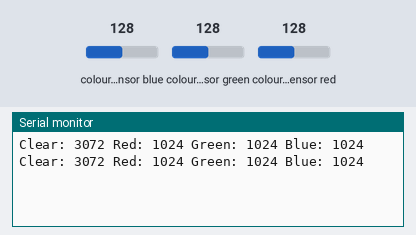
Bench run of a sketch on a simulated ESP32. Parts: the last lines printed to the serial monitor. Wiring (inferred from the names in the program): TCS34725 colour sensor at I2C address 0x29. Inputs (shaded band) come from the test bench; at power-on: colour sensor blue 128, colour sensor green 128, colour sensor red 128.

Above: at 1.2 s.
1.3 s: colour sensor blue set to 5
At 2.6 s:
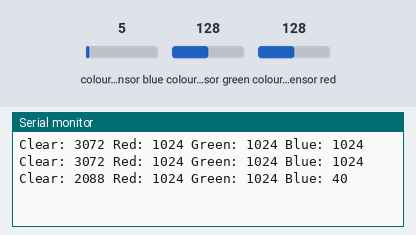
2.8 s: colour sensor green set to 5
At 3.8 s:
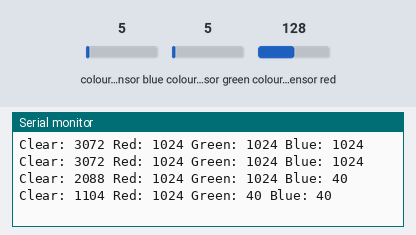
4.3 s: colour sensor red set to 5
At 5.8 s:
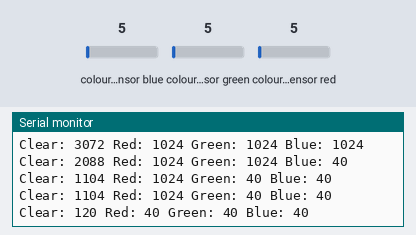
Timing chart, 0 to 7.3 s (numbered marks = the images above; inputs shaded):
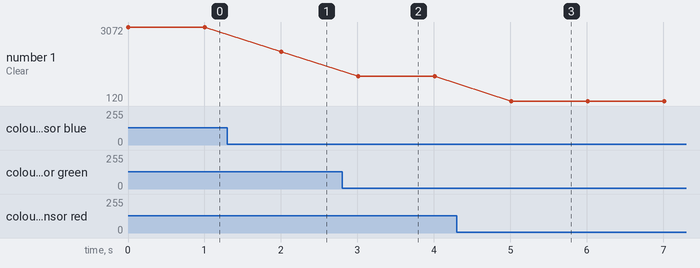

Measured:
- after the input at 1.3 s, the serial monitor: prints a new line after 0.71 s (image 1)
- after the input at 2.8 s, the serial monitor: prints a new line after 0.21 s (image 2)
- after the input at 4.3 s, the serial monitor: prints a new line after 0.71 s (image 3)
- plotted number 1: 3072 → 2088 after the input at 1.3 s, 2088 → 1104 after the input at 2.8 s, 1104 → 120 after the input at 4.3 s

The sketch:

example.ino
```cpp
#include <Wire.h>

#define TCS37425_ADDR 0x29  // Default I2C address of TCS34725

// Registers for TCS34725
#define ENABLE_REG 0x80
#define ATIME_REG 0x81
#define CONTROL_REG 0x8F
#define ID_REG 0x92
#define CDATAL 0x94
#define RDATAL 0x96
#define GDATAL 0x98
#define BDATAL 0x9A

void setup() {
  Serial.begin(9600);
  Wire.begin();

  // Initialize the sensor
  initTCS34725();
}

void loop() {
  // Read color values
  uint16_t clear = readRegister16(CDATAL);
  uint16_t red = readRegister16(RDATAL);
  uint16_t green = readRegister16(GDATAL);
  uint16_t blue = readRegister16(BDATAL);

  // Print the values to the serial monitor
  Serial.print("Clear: ");
  Serial.print(clear);
  Serial.print(" Red: ");
  Serial.print(red);
  Serial.print(" Green: ");
  Serial.print(green);
  Serial.print(" Blue: ");
  Serial.println(blue);

  delay(1000);  // Wait for 1 second before reading again
}

void initTCS34725() {
  // Power on the sensor and enable ADC
  writeRegister(ENABLE_REG, 0x03);

  // Set integration time (e.g., 100ms)
  writeRegister(ATIME_REG, 0xD6);

  // Set control register (e.g., gain setting)
  writeRegister(CONTROL_REG, 0x00);
}

void writeRegister(uint8_t reg, uint8_t value) {
  Wire.beginTransmission(TCS37425_ADDR);
  Wire.write(reg);
  Wire.write(value);
  Wire.endTransmission();
}

uint16_t readRegister16(uint8_t reg) {
  Wire.beginTransmission(TCS37425_ADDR);
  Wire.write(reg);
  Wire.endTransmission();

  Wire.requestFrom(TCS37425_ADDR, 2);
  uint16_t value = Wire.read();
  value |= (Wire.read() << 8);

  return value;
}
```
